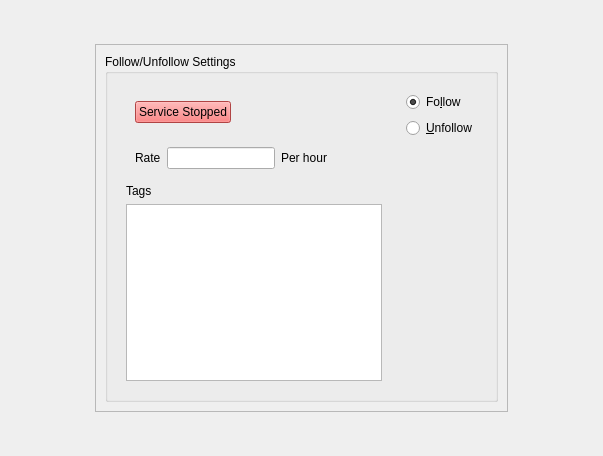
<?xml version="1.0" encoding="UTF-8"?>
<ui version="4.0">
    <class>Form</class>
    <widget class="QWidget" name="Form">
        <property name="geometry">
            <rect>
                <x>0</x>
                <y>0</y>
                <width>603</width>
                <height>456</height>
            </rect>
        </property>
        <property name="windowTitle">
            <string>Form</string>
        </property>
        <layout class="QVBoxLayout" name="verticalLayout_3">
            <item>
                <spacer name="verticalSpacer_3">
                    <property name="orientation">
                        <enum>Qt::Vertical</enum>
                    </property>
                    <property name="sizeHint" stdset="0">
                        <size>
                            <width>20</width>
                            <height>40</height>
                        </size>
                    </property>
                </spacer>
            </item>
            <item>
                <widget class="QWidget" name="widget_5" native="true">
                    <layout class="QHBoxLayout" name="horizontalLayout_4">
                        <item>
                            <spacer name="horizontalSpacer_2">
                                <property name="orientation">
                                    <enum>Qt::Horizontal</enum>
                                </property>
                                <property name="sizeHint" stdset="0">
                                    <size>
                                        <width>66</width>
                                        <height>20</height>
                                    </size>
                                </property>
                            </spacer>
                        </item>
                        <item>
                            <widget class="QFrame" name="frame">
                                <property name="frameShape">
                                    <enum>QFrame::StyledPanel</enum>
                                </property>
                                <property name="frameShadow">
                                    <enum>QFrame::Raised</enum>
                                </property>
                                <layout class="QHBoxLayout" name="horizontalLayout_3">
                                    <item>
                                        <widget class="QGroupBox" name="groupBox">
                                            <property name="title">
                                                <string>Follow/Unfollow Settings</string>
                                            </property>
                                            <layout class="QHBoxLayout" name="horizontalLayout_5">
                                                <item>
                                                    <widget class="QWidget" name="widget_4" native="true">
                                                        <layout class="QVBoxLayout" name="verticalLayout_2">
                                                            <item>
                                                                <widget class="QWidget" name="widget_3" native="true">
                                                                    <layout class="QHBoxLayout"
                                                                            name="horizontalLayout_2">
                                                                        <item>
                                                                            <widget class="QPushButton"
                                                                                    name="start_button">
                                                                                <property name="styleSheet">
                                                                                    <string notr="true">
                                                                                        background-color:#F65F5F
                                                                                    </string>
                                                                                </property>
                                                                                <property name="text">
                                                                                    <string>Service Stopped</string>
                                                                                </property>
                                                                            </widget>
                                                                        </item>
                                                                        <item>
                                                                            <spacer name="horizontalSpacer">
                                                                                <property name="orientation">
                                                                                    <enum>Qt::Horizontal</enum>
                                                                                </property>
                                                                                <property name="sizeHint" stdset="0">
                                                                                    <size>
                                                                                        <width>40</width>
                                                                                        <height>20</height>
                                                                                    </size>
                                                                                </property>
                                                                            </spacer>
                                                                        </item>
                                                                    </layout>
                                                                </widget>
                                                            </item>
                                                            <item>
                                                                <widget class="QWidget" name="widget_2" native="true">
                                                                    <layout class="QHBoxLayout" name="horizontalLayout">
                                                                        <item>
                                                                            <widget class="QLabel" name="label">
                                                                                <property name="text">
                                                                                    <string>Rate</string>
                                                                                </property>
                                                                            </widget>
                                                                        </item>
                                                                        <item>
                                                                            <widget class="QLineEdit" name="rate_text"/>
                                                                        </item>
                                                                        <item>
                                                                            <widget class="QLabel" name="label_2">
                                                                                <property name="text">
                                                                                    <string>Per hour</string>
                                                                                </property>
                                                                            </widget>
                                                                        </item>
                                                                        <item>
                                                                            <spacer name="horizontalSpacer_4">
                                                                                <property name="orientation">
                                                                                    <enum>Qt::Horizontal</enum>
                                                                                </property>
                                                                                <property name="sizeHint" stdset="0">
                                                                                    <size>
                                                                                        <width>40</width>
                                                                                        <height>20</height>
                                                                                    </size>
                                                                                </property>
                                                                            </spacer>
                                                                        </item>
                                                                    </layout>
                                                                </widget>
                                                            </item>
                                                            <item>
                                                                <widget class="QLabel" name="label_3">
                                                                    <property name="text">
                                                                        <string>Tags</string>
                                                                    </property>
                                                                </widget>
                                                            </item>
                                                            <item>
                                                                <widget class="QPlainTextEdit" name="tag_text"/>
                                                            </item>
                                                        </layout>
                                                    </widget>
                                                </item>
                                                <item>
                                                    <widget class="QWidget" name="widget" native="true">
                                                        <layout class="QVBoxLayout" name="verticalLayout">
                                                            <item>
                                                                <widget class="QRadioButton" name="follow_radio">
                                                                    <property name="text">
                                                                        <string>Fo&amp;llow</string>
                                                                    </property>
                                                                    <property name="checked">
                                                                        <bool>true</bool>
                                                                    </property>
                                                                </widget>
                                                            </item>
                                                            <item>
                                                                <widget class="QRadioButton" name="unfollow_radio">
                                                                    <property name="text">
                                                                        <string>&amp;Unfollow</string>
                                                                    </property>
                                                                </widget>
                                                            </item>
                                                            <item>
                                                                <spacer name="verticalSpacer">
                                                                    <property name="orientation">
                                                                        <enum>Qt::Vertical</enum>
                                                                    </property>
                                                                    <property name="sizeHint" stdset="0">
                                                                        <size>
                                                                            <width>20</width>
                                                                            <height>40</height>
                                                                        </size>
                                                                    </property>
                                                                </spacer>
                                                            </item>
                                                        </layout>
                                                    </widget>
                                                </item>
                                            </layout>
                                        </widget>
                                    </item>
                                </layout>
                            </widget>
                        </item>
                        <item>
                            <spacer name="horizontalSpacer_3">
                                <property name="orientation">
                                    <enum>Qt::Horizontal</enum>
                                </property>
                                <property name="sizeHint" stdset="0">
                                    <size>
                                        <width>65</width>
                                        <height>20</height>
                                    </size>
                                </property>
                            </spacer>
                        </item>
                    </layout>
                </widget>
            </item>
            <item>
                <spacer name="verticalSpacer_4">
                    <property name="orientation">
                        <enum>Qt::Vertical</enum>
                    </property>
                    <property name="sizeHint" stdset="0">
                        <size>
                            <width>20</width>
                            <height>40</height>
                        </size>
                    </property>
                </spacer>
            </item>
        </layout>
    </widget>
    <tabstops>
        <tabstop>start_button</tabstop>
        <tabstop>rate_text</tabstop>
        <tabstop>follow_radio</tabstop>
        <tabstop>unfollow_radio</tabstop>
    </tabstops>
    <resources/>
    <connections/>
</ui>
